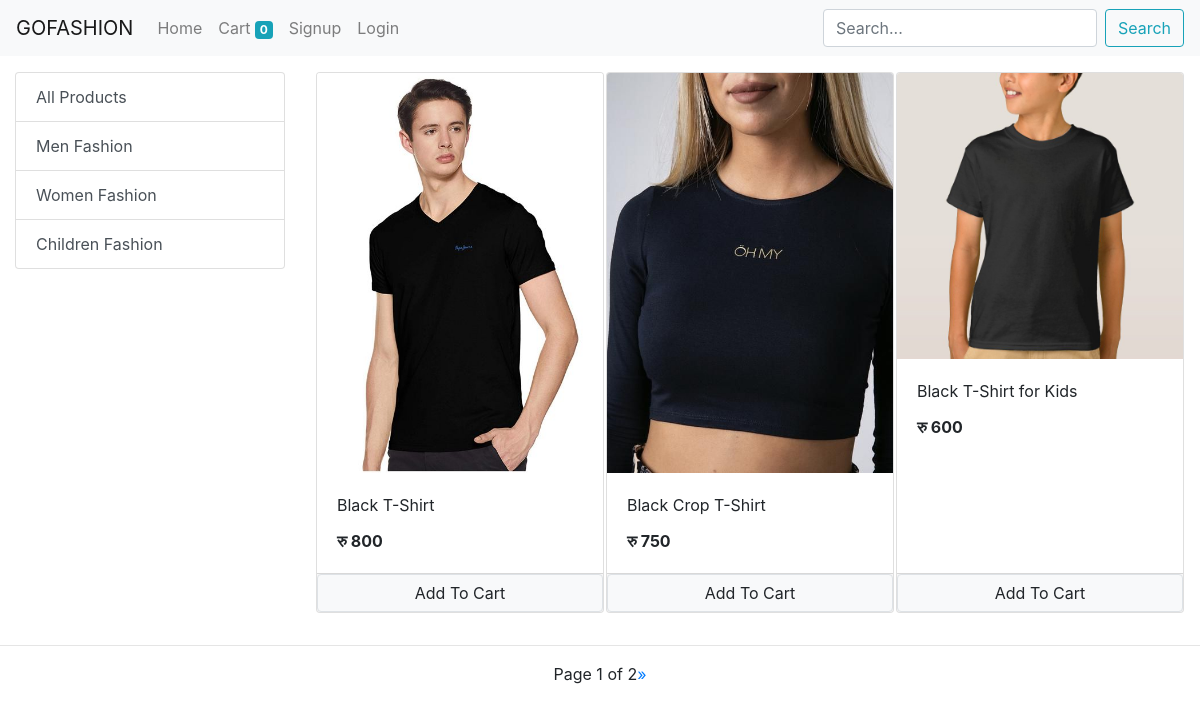
The page / on the database its author committed.
### store/models/category.py (models this page shows, shortened)
class Category(models.Model):
    name = models.CharField(max_length=20)
    @staticmethod
    def get_all_categories():
        return Category.objects.all()

### store/models/product.py (models this page shows, shortened)
class Product(models.Model):
    name = models.CharField(max_length=50)
    price = models.IntegerField(default=0)
    category = models.ForeignKey(Category, on_delete=models.CASCADE, default=1)
    description = models.CharField(max_length=100, default='')
    image = models.ImageField(upload_to='uploads/products/')
    @staticmethod
    def get_all_products():
        return Product.objects.all()

### store/views/home.py (the view, shortened to what this page needs)
# urls.py: path('', home.Index.as_view(), name='index'),
class Index(View):
    def get(self, request):
        cart = request.session.get('cart')
        if not cart:
            request.session['cart'] = {}
        products = None
        categories = Category.get_all_categories()
        categoryID = request.GET.get('category')
        if categoryID:
            products = Product.get_all_products_by_category_id(categoryID)
        else:
            products = Product.get_all_products()
        paginator = Paginator(products, 3)
        page = request.GET.get('page')
        try:
            products = paginator.page(page)
        except PageNotAnInteger:
            products = paginator.page(1)
        except EmptyPage:
            products = paginator.page(paginator.num_pages)
        data = {
            'products': products,
            'categories': categories,
            'page': page
        }
        return render(request, 'index.html', data)

### store/templatetags/cart.py (called while the page is built)
@register.filter(name='is_in_cart')
def is_in_cart(product, cart):
    keys = cart.keys()
    for id in keys:
        if int(id) == product.id:
            return True
    return False

### store/templatetags/custom_filter_for_currency.py (called while the page is built)
@register.filter(name='currency')
def currency(number):
    return 'रु ' + str(number)

### store/templates/index.html (shortened to what this page needs)
{% extends 'base.html' %}
{% block content %}
 {% load cart %}
 {% load custom_filter_for_currency %}
  <div class="container-fluid mt-3">
    <div class="row">
      <div class="col-lg-3 mx-auto">
        <div class="list-group">
          <a href="/" class="list-group-item list-group-item-action">All Products</a>
          {% for category in categories %}
            <a href="/?category={{ category.id }}" class="list-group-item list-group-item-action">{{ category.name }}</a>
          {% endfor %}
        </div>
      </div>
      <div id="products" class="col-lg-9 mx-auto">
        <div class="row mx-auto">
          {% for product in products %}
            <div class="card mx-auto mb-3" id="{{ product.id }}" style="width: 18rem;">
              <img class="card-img-top" src="{{ product.image.url }}" alt="Card image cap">
              <div class="card-body">
                <p class="card-title">{{ product.name }}</p>
                <p class="card-text"><b>{{ product.price|currency }}</b></p>
              </div>
               <div class="card-footer p-0 no-gutters">
                  {% if product|is_in_cart:request.session.cart %}
                    <div class="row no-gutters">
                      <form action="/#{{ product.id }}" class="col-2" method="post">
                        {% csrf_token %}
                        <input hidden type="text" name="product" value="{{ product.id }}">
                        <input hidden type="text" name="remove" value="True">
                        <input type="submit" value="-" class="btn btn-block btn-secondary">
                      </form>
                      <div class="text-center col">
                        {{ product|product_quantity_in_cart:request.session.cart }} in Cart
                      </div>
                      <form action="/#{{ product.id }}" class="col-2" method="post">
                        {% csrf_token %}
                        <input hidden type="text" name="product" value="{{ product.id }}">
                        <input type="submit" value="+" class="btn btn-block btn-secondary">
                      </form>
                    </div>
                  {% else %}
                  <form action="/#{{ product.id }}" method="POST" class="btn-block">
                      <input type="submit" class="float-right btn btn-light border form-control" value="Add To Cart">
                  </form>
                  {% endif %}
               </div>
            </div>
          {% endfor %}
        </div>
      </div>
    </div>
  </div>
  <hr>
  {% include 'pagination.html' with page=products %}
{% endblock %}

### rows shown on the page
Category: name "Men Fashion"
Category: name "Women Fashion"
Category: name "Children Fashion"
Product: {{ product.id }} 1 (drawn), image (picture), name "Black T-Shirt", price "रु 800"
Product: image (picture), name "Black Crop T-Shirt", price "रु 750"
Product: image (picture), name "Black T-Shirt for Kids", price "रु 600"

### other values the page prints
{{ request.session.cart.keys|length }} "0"
{{ page.number }} "1"
{{ page.paginator.num_pages }} "2"
